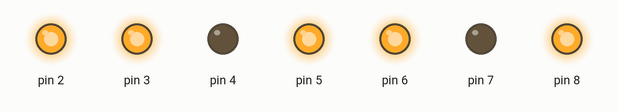
A sketch run on a simulated Arduino Uno, built with avr-gcc and run on an emulated ATmega328P. Parts: output pins drawn as LEDs (lit = HIGH).

Above: at 0.2 s.
At 1.2 s:
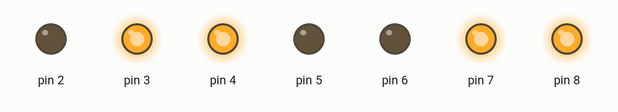
At 1.7 s:
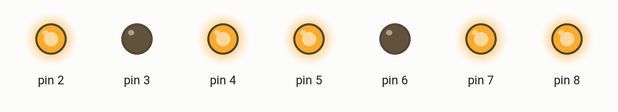
At 2.7 s:
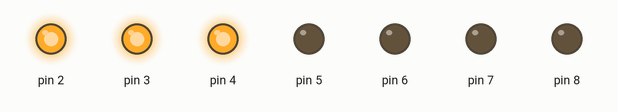
At 4.2 s:
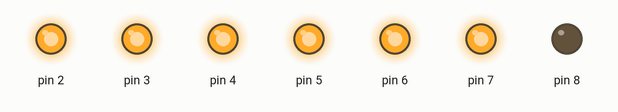
At 5.7 s:
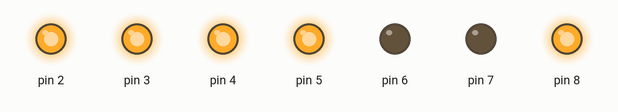
Timing chart, 0 to 6.5 s (numbered marks = the images above):
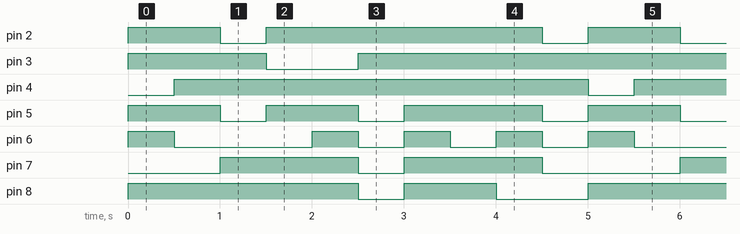

The sketch:

7segment.ino
```cpp
void setup()
{
    for(int i = 2; i <= 8; i++)
        pinMode(i, OUTPUT);
}
int num = 2;
void loop()
{
    if(num == 0) set7(1, 1, 1, 1, 1, 1, 0);//0
    if(num == 1) set7(0, 1, 1, 0, 0, 0, 0);//1
    if(num == 2) set7(1, 1, 0, 1, 1, 0, 1);//2
    if(num == 3) set7(1, 1, 1, 1, 0, 0, 1);//3
    if(num == 4) set7(0, 1, 1, 0, 0, 1, 1);//4
    if(num == 5) set7(1, 0, 1, 1, 0, 1, 1);//5
    if(num == 6) set7(1, 0, 1, 1, 1, 1, 1);//6
    if(num == 7) set7(1, 1, 1, 0, 0, 0, 0);//7
    if(num == 8) set7(1, 1, 1, 1, 1, 1, 1);//8
    if(num == 9) set7(1, 1, 1, 1, 0, 1, 1);//9
    num++;
    if(num >= 10) num = 0;
    delay(500);
}
void set7(bool a, bool b, bool c, bool d, bool e, bool f, bool g)
{
    digitalWrite(2, a);
    digitalWrite(3, b);
    digitalWrite(4, c);
    digitalWrite(5, d);
    digitalWrite(6, e);
    digitalWrite(7, f);
    digitalWrite(8, g);
}
```

Measured:
- by itself, pin 2: repeats every 5.0 s: LOW 0.50 s, HIGH 3.0 s, LOW 0.50 s, HIGH 1.0 s
- by itself, pin 3: repeats every 5.0 s: LOW 1.0 s, HIGH 4.0 s
- by itself, pin 4: alternates HIGH for 4.5 s and LOW for 0.50 s
- by itself, pin 5: repeats every 5.0 s: LOW 0.50 s, HIGH 1.0 s, LOW 0.50 s, HIGH 1.5 s, LOW 0.50 s, HIGH 1.0 s
- by itself, pin 6: repeats every 5.0 s: LOW 1.5 s, 3 × (HIGH 0.50 s, LOW 0.50 s), HIGH 0.50 s
- by itself, pin 7: repeats every 5.0 s: LOW 0.50 s, HIGH 1.5 s, LOW 1.5 s, HIGH 1.5 s
- by itself, pin 8: repeats every 5.0 s: LOW 0.50 s, HIGH 1.0 s, LOW 1.0 s, HIGH 2.5 s
